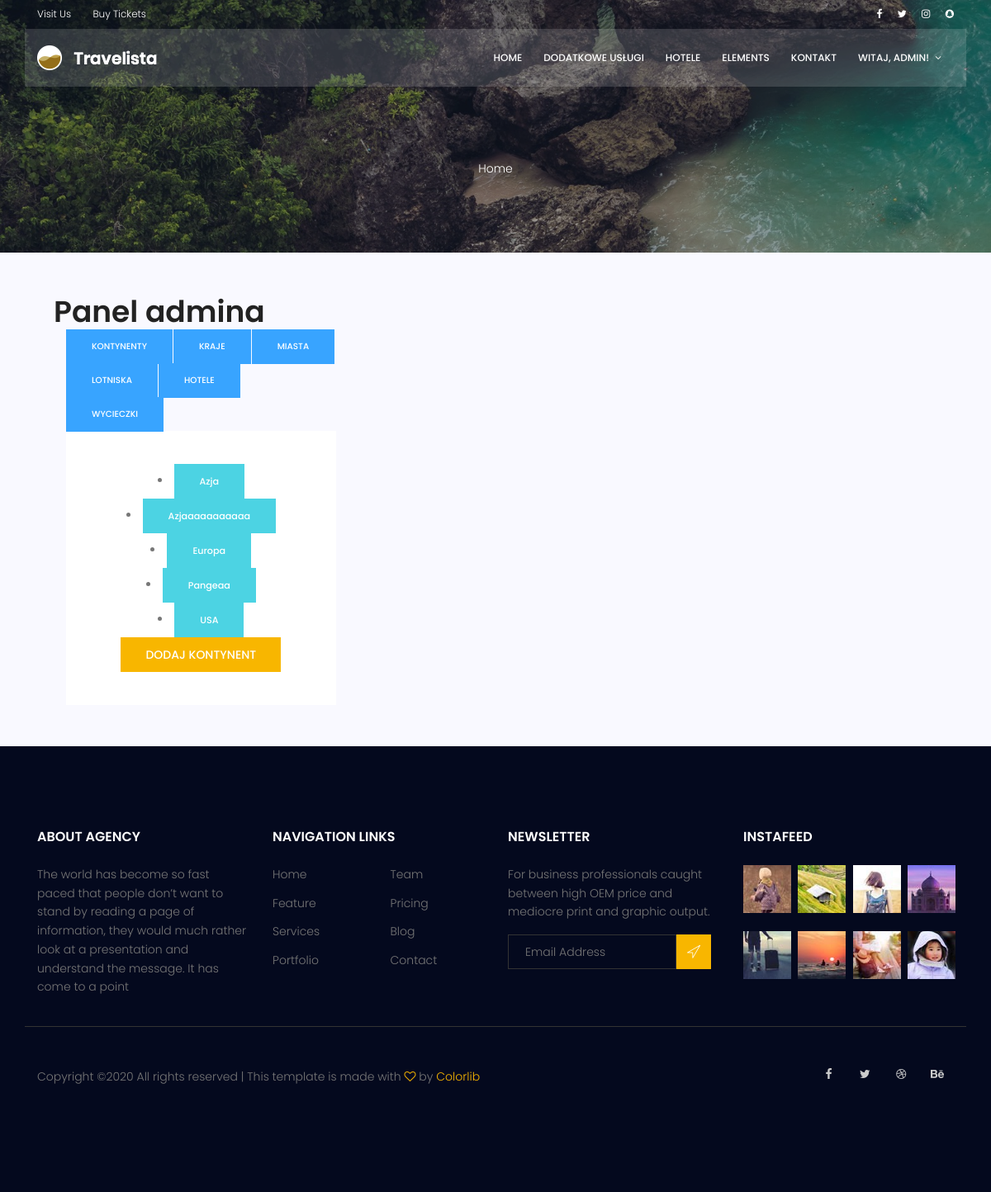
/core/admin_list/ (signed in), run on an earlier commit of the app's database.
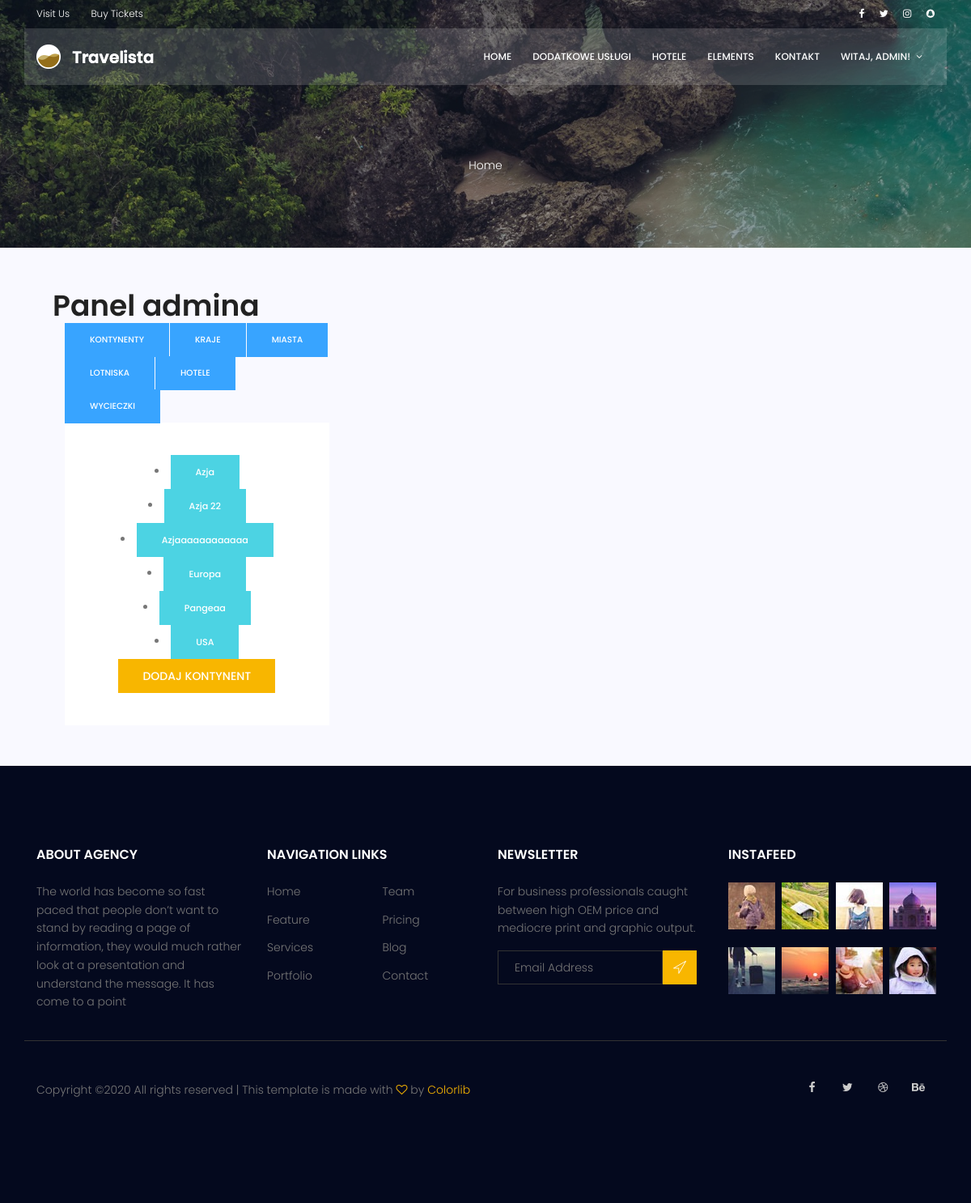
And on a later commit of the database.
### core/models.py (models this page shows)
class Continent(models.Model):
    name = models.CharField(max_length=50)
    class Meta:
        ordering = ['name']
    def __str__(self):
        return self.name

### core/views.py (the view)
# urls.py: path('admin_list/', AdminListView.as_view(), name='admin_list'),
class AdminListView(PermissionRequiredMixin, ListView):
    permission_required = 'core.view_trip'
    model = Trip
    template_name = 'core/admin_list.html'
    def get_context_data(self, *, object_list=None, **kwargs):
        context = super(AdminListView, self).get_context_data(**kwargs)
        context['continents'] = Continent.objects.all()
        context['countries'] = Country.objects.all()
        context['cities'] = City.objects.all()
        context['hotels'] = Hotel.objects.all()
        context['airports'] = Airport.objects.all()
        context['trips'] = Trip.objects.all()
        return context

### core/models.py (called while the page is built)
    def __str__(self):
        return self.name

    def __str__(self):
        return self.name

    def __str__(self):
        return self.name

    def __str__(self):
        return self.name

    def __str__(self):
        return f"Z: {self.departure_city} do: {self.arrival_city}. Data wyjazdu: {self.departure_date} " \
               f"Data odlotu: {self.return_date}"

### core/templates/core/admin_list.html (shortened to what this page needs)
{% load static %}
{% load core_extras %}
<body>
<!DOCTYPE html>
<html lang="zxx" class="no-js">
<head>
    <link rel="stylesheet" href="{% static 'css/linearicons.css' %}">
    <link rel="stylesheet" href="{% static 'css/font-awesome.min.css' %}">
    <link rel="stylesheet" href="{% static 'css/bootstrap.css' %}">
    <link rel="stylesheet" href="{% static 'css/magnific-popup.css' %}">
    <link rel="stylesheet" href="{% static 'css/jquery-ui.css' %}">
    <link rel="stylesheet" href="{% static 'css/nice-select.css' %}">
    <link rel="stylesheet" href="{% static 'css/animate.min.css' %}">
    <link rel="stylesheet" href="{% static 'css/owl.carousel.css' %}">
    <link rel="stylesheet" href="{% static 'css/main.css' %}">
</head>
<body>
<header id="header">
    <div class="header-top">
        <div class="container">
            <div class="row align-items-center">
                <div class="col-lg-6 col-sm-6 col-6 header-top-left">
                    <ul>
                        <li><a target="_blank" href="https://www.google.com/maps/place/Gda%C5%84sk/@54.3612063,18.5499451,11z/data=!3m1!4b1!4m5!3m4!1s0x46fd731c14d4fa6f:0x9bb9fbf163b7be8d!8m2!3d54.3520252!4d18.6466384" >
                            Visit Us</a></li>
                        <li><a target="_blank" href="https://www.skyscanner.pl/">Buy Tickets</a></li>
                    </ul>
                </div>
                <div class="col-lg-6 col-sm-6 col-6 header-top-right">
                    <div class="header-social">
                        <a href="https://www.facebook.com/" target="_blank"><i class="fa fa-facebook"></i></a>
                        <a href="https://www.twitter.com/" target="_blank"><i class="fa fa-twitter"></i></a>
                        <a href="https://www.instagram.com/" target="_blank"><i class="fa fa-instagram"></i></a>
                        <a href="https://www.snapchat.com/" target="_blank"><i class="fa fa-snapchat"></i></a>
                    </div>
                </div>
            </div>
        </div>
    </div>
    <div class="container main-menu">
        <div class="row align-items-center justify-content-between d-flex">
            <div id="logo">
                <a href="{% url 'trip_list' %}"><img src="{% static 'img/logo.png' %}" alt="" title=""/></a>
            </div>
            <nav id="nav-menu-container">
                <ul class="nav-menu">
                    <li><a href="{% url 'trip_list' %}">Home</a></li>
                    <li><a href="{% url 'core:about' %}">Dodatkowe usługi</a></li>
                    <li><a href="{% url 'core:hotels' %}">Hotele</a></li>
                     <li><a href="{% url 'core:elements' %}">Elements</a></li>
                    <li><a href="{% url 'core:contact' %}">Kontakt</a></li>
                    {% if user.is_authenticated %}
                    <li class="menu-has-children"><a href=#>Witaj, {{ user }}!</a>
                    </li>
                    {% endif %}
                </ul>
            </nav>
        </div>
    </div>
</header>
<section class="about-banner relative" >
    <div class="overlay overlay-bg"></div>
    <div class="container">
        <div class="row d-flex align-items-center justify-content-center">
            <div class="about-content col-lg-12">
<br>
                <p class="text-white link-nav"><a href="{% url 'trip_list' %}">Home </a></p>
            </div>
        </div>
    </div>
</section>
<section class="destinations-area section-gap" style="padding: 50px">
    <div class="container" >
        <div class="whole-wrap">
            <h1>Panel admina</h1>
            <div class="col-lg-4 col-md-6 banner-right">
                <ul class="nav nav-tabs" id="myTab" role="tablist">
                    <li class="nav-item">
                        <a class="nav-link genric-btn info" id="continent-tab" data-toggle="tab" href="#continent" role="tab"
                           aria-controls="continent" aria-selected="true">Kontynenty</a>
                    </li>
                    <li class="nav-item">
                        <a class="nav-link genric-btn info" id="country-tab" data-toggle="tab" href="#country" role="tab"
                           aria-controls="country" aria-selected="false">Kraje</a>
                    </li>
                    <li class="nav-item">
                        <a class="nav-link genric-btn info" id="city-tab" data-toggle="tab" href="#city" role="tab"
                           aria-controls="city" aria-selected="false">Miasta</a>
                    </li>
                    <li class="nav-item">
                        <a class="nav-link genric-btn info" id="airport-tab" data-toggle="tab" href="#airport" role="tab"
                           aria-controls="airport" aria-selected="false">Lotniska</a>
                    </li>
                    <li class="nav-item">
                        <a class="nav-link genric-btn info" id="hotel-tab" data-toggle="tab" href="#hotel" role="tab"
                           aria-controls="hotel" aria-selected="false">Hotele</a>
                    </li>                    <li class="nav-item">
                        <a class="nav-link genric-btn info" id="trip-tab" data-toggle="tab" href="#trip" role="tab"
                           aria-controls="trip" aria-selected="false">Wycieczki</a>
                    </li>
                </ul>
                <div class="tab-content" id="myTabContent">
                    <div class="tab-pane fade show active" id="continent" role="tabpanel" aria-labelledby="continent-tab">
                        <div class="form-wrap">
                            {% for continent in continents %}
                            <un>
                                <li><a href="{% url 'core:admin_continent_details' pk=continent.id %}" class="genric-btn success">{{ continent }}</a></li>
                            {% endfor %}
                            </un>
                                <a href="{% url 'core:add_continent' %}" class="primary-btn text-uppercase">Dodaj kontynent</a>
                        </div>
                    </div>
                </div>
            </div>
            </div>
        </div>
</section>
<footer class="footer-area section-gap">
    <div class="container">
        <div class="row">
            <div class="col-lg-3  col-md-6 col-sm-6">
                <div class="single-footer-widget">
                    <h6>About Agency</h6>
                    <p>
                        The world has become so fast paced that people don’t want to stand by reading a page of
                        information, they would much rather look at a presentation and understand the message. It has
                        come to a point
                    </p>
                </div>
            </div>
            <div class="col-lg-3 col-md-6 col-sm-6">
                <div class="single-footer-widget">
                    <h6>Navigation Links</h6>
                    <div class="row">
                        <div class="col">
                            <ul>
                                <li><a href="{% url 'trip_list' %}">Home</a></li>
                                <li><a href="#">Feature</a></li>
                                <li><a href="#">Services</a></li>
                                <li><a href="#">Portfolio</a></li>
                            </ul>
                        </div>
                        <div class="col">
                            <ul>
                                <li><a href="#">Team</a></li>
                                <li><a href="#">Pricing</a></li>
                                <li><a href="#">Blog</a></li>
                                <li><a href="#">Contact</a></li>
                            </ul>
                        </div>
                    </div>
                </div>
            </div>
            <div class="col-lg-3  col-md-6 col-sm-6">
                <div class="single-footer-widget">
                    <h6>Newsletter</h6>
                    <p>
                        For business professionals caught between high OEM price and mediocre print and graphic output.
                    </p>
                    <div id="mc_embed_signup">
                        <form target="_blank"
                              action="https://spondonit.us12.list-manage.com/subscribe/post?u=1462626880ade1ac87bd9c93a&amp;id=92a4423d01"
                              method="get" class="subscription relative">
                            <div class="input-group d-flex flex-row">
                                <input name="EMAIL" placeholder="Email Address" onfocus="this.placeholder = ''"
                                       onblur="this.placeholder = 'Email Address '" required="" type="email">
                                <button class="btn bb-btn"><span class="lnr lnr-location"></span></button>
                            </div>
                        </form>
                    </div>
                </div>
            </div>
            <div class="col-lg-3  col-md-6 col-sm-6">
                <div class="single-footer-widget mail-chimp">
                    <h6 class="mb-20">InstaFeed</h6>
                    <ul class="instafeed d-flex flex-wrap">
                        <li><img src="{% static 'img/i1.jpg' %}" alt=""></li>
                        <li><img src="{% static 'img/i2.jpg' %}" alt=""></li>
                        <li><img src="{% static 'img/i3.jpg' %}" alt=""></li>
                        <li><img src="{% static 'img/i4.jpg' %}" alt=""></li>
                        <li><img src="{% static 'img/i5.jpg' %}" alt=""></li>
                        <li><img src="{% static 'img/i6.jpg' %}" alt=""></li>
                        <li><img src="{% static 'img/i7.jpg' %}" alt=""></li>
                        <li><img src="{% static 'img/i8.jpg' %}" alt=""></li>
                    </ul>
                </div>
            </div>
        </div>
        <div class="row footer-bottom d-flex justify-content-between align-items-center">
            <p class="col-lg-8 col-sm-12 footer-text m-0">
                Copyright &copy;<script>document.write(new Date().getFullYear());</script>
                All rights reserved | This template is made with <i class="fa fa-heart-o" aria-hidden="true"></i> by <a
                    href="https://colorlib.com" target="_blank">Colorlib</a>
                </p>
            <div class="col-lg-4 col-sm-12 footer-social">
                <a href="#"><i class="fa fa-facebook"></i></a>
                <a href="#"><i class="fa fa-twitter"></i></a>
                <a href="#"><i class="fa fa-dribbble"></i></a>
                <a href="#"><i class="fa fa-behance"></i></a>
            </div>
        </div>
    </div>
</footer>
</body>
</html>
</body>
</html>

What changed in the data, as far as the page shows it:
added Continent: name "Azja 22"
changed Continent: name "Azjaaaaaaaaaaa" → "Azjaaaaaaaaaaaa"
